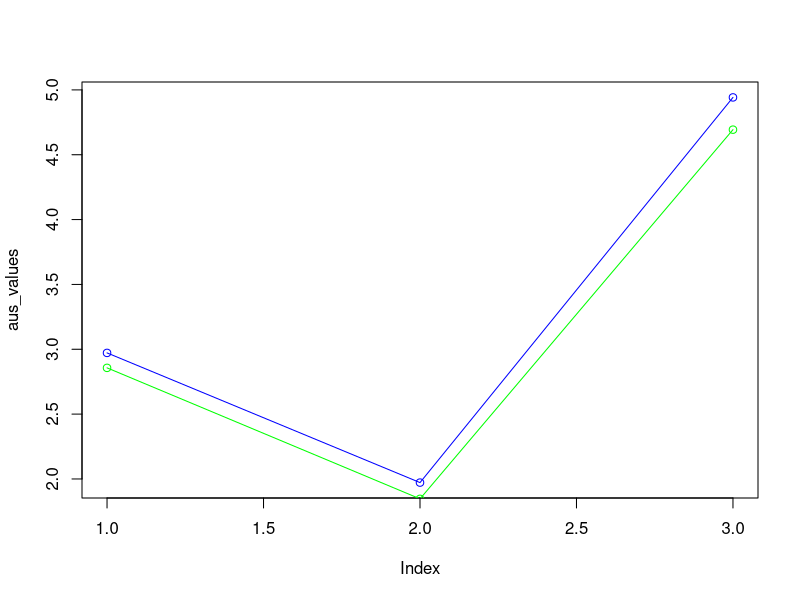

Write R code to recreate this figure.
alcohol <- read.table("tab_deline.txt", header = TRUE)

#a
alcohol_by_year <- split(alcohol, alcohol$Year)

for (i in c(1:7))
{
    year_data <- alcohol_by_year[[i]]
    max_beer_country <- year_data$Country[which.max(year_data$Beer)]
    min_wine_country <- year_data$Country[which.min(year_data$Wine)]
    print(max_beer_country)
    print(min_wine_country)
}

#b
alcohol_in_country <- split(alcohol, alcohol$Country)

for(j in c(1:2))
{
    print(summary(alcohol_in_country[[j]]))
}

#c

nz <- alcohol_in_country[[2]]
print(nz[nz$Beer > (mean(nz$Spirit)),"Beer"])

#d
for (i in c(1:7))
{
    print(summary(alcohol_by_year[[i]]))
}

#e
aus <- alcohol_in_country[[1]]
mean_beer_of_australia <- mean(aus$Beer)
mean_spirit_of_australia <- mean(aus$Spirit)
mean_wine_of_australia <- mean(aus$Wine)

aus_values <- c(mean_wine_of_australia, mean_spirit_of_australia, mean_beer_of_australia)
plot(aus_values, type = "o", col = "Blue")

mean_beer_of_nz <- mean(nz$Beer)
mean_spirit_of_nz <- mean(nz$Spirit)
mean_wine_of_nz <- mean(nz$Wine)
nz_values <- c(mean_wine_of_nz, mean_spirit_of_nz, mean_beer_of_nz)
lines(nz_values, col = "Green", type = "o",
main = "Australia vs New Zeland alcohol consumption",
xlabs = c("Wine", "Spirit", "Beer"))